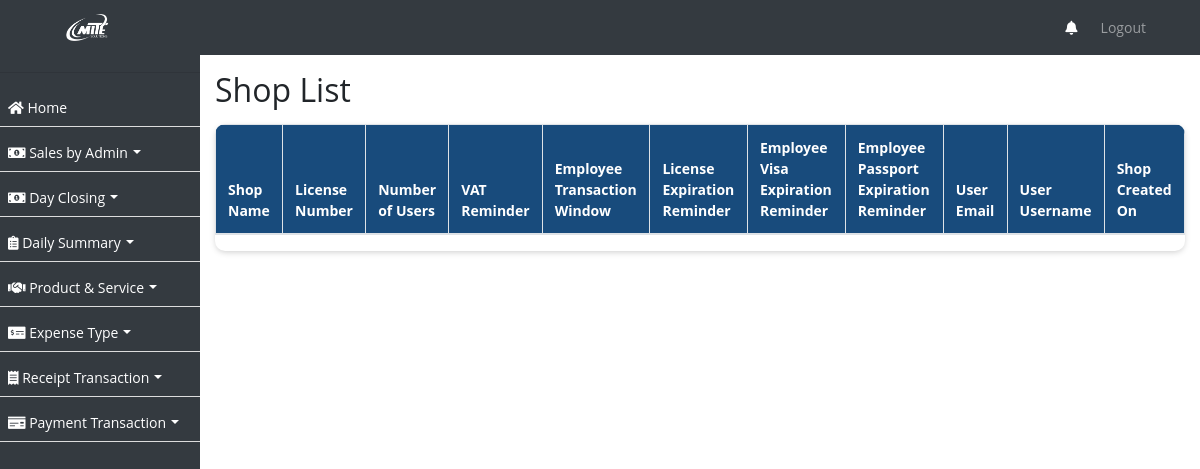
The page /shop/ on the database as committed earlier.
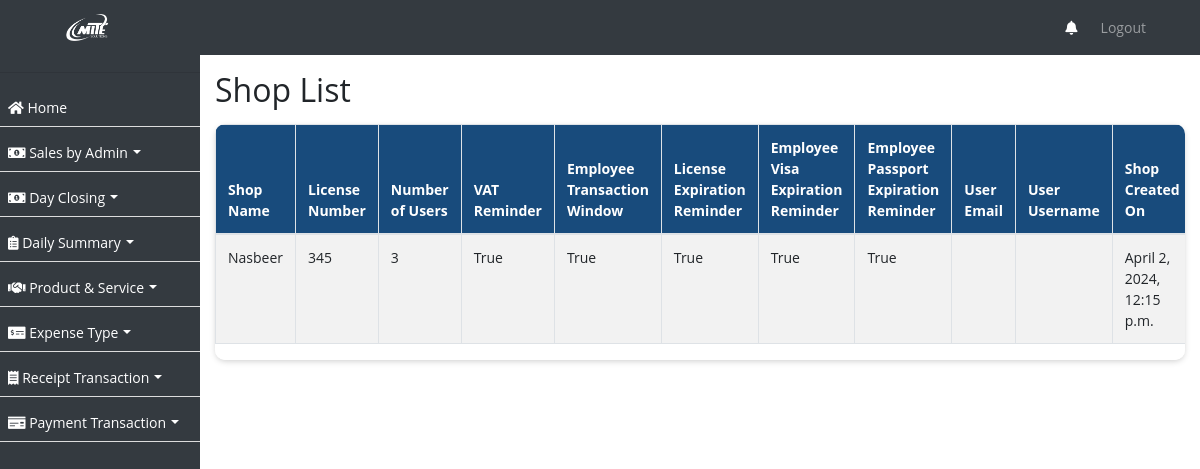
The same page on the database as committed later.
### ezshopapp/models.py (models this page shows, shortened)
class Shop(models.Model):
    name = models.CharField(max_length=255, verbose_name='Shop Name')
    license_number = models.CharField(max_length=50, unique=True)
    num_users = models.PositiveIntegerField(verbose_name='Number of Users')
    vat_remainder = models.BooleanField(default=True, verbose_name='VAT Reminder')
    employee_transaction_window = models.BooleanField(default=True)
    license_expiration_reminder = models.BooleanField(default=True, verbose_name='License Expiration Reminder')
    employee_visa_expiration_reminder = models.BooleanField(default=True, verbose_name='Employee Visa Expiration Reminder')
    employee_passport_expiration_reminder = models.BooleanField(default=True, verbose_name='Employee Passport Expiration Reminder')
    admin_email = models.EmailField(max_length=100, default='')
    created_on = models.DateTimeField(auto_now_add=True, null=True)

### ezshopapp/views.py (the view)
# urls.py: path('shop/', ShopListView.as_view(), name='shop_list'),
class ShopListView(ListView):
    model = Shop
    template_name = 'shop_list.html'
    context_object_name = 'shops'
    def get_queryset(self):
        return Shop.objects.all().order_by('-name')

### ezshopapp/templates/shop_list.html (shortened to what this page needs)
{% extends 'base.html' %}
{% block content %}
  <h2>Shop List</h2>
  <div class="card table-responsive">
    <table id="shopTable" class="table table-bordered table-striped">
      <thead>
        <tr>
          <th>Shop Name</th>
          <th>License Number</th>
          <th>Number of Users</th>
          <th>VAT Reminder</th>
          <th>Employee Transaction Window</th>
          <th>License Expiration Reminder</th>
          <th>Employee Visa Expiration Reminder</th>
          <th>Employee Passport Expiration Reminder</th>
          <th>User Email</th>
          <th>User Username</th>
          <th>Shop Created On</th>
        </tr>
      </thead>
      <tbody>
        {% for shop in object_list %}
          <tr>
            <td>{{ shop.name }}</td>
            <td>{{ shop.license_number }}</td>
            <td>{{ shop.num_users }}</td>
            <td>{{ shop.vat_remainder }}</td>
            <td>{{ shop.employee_transaction_window }}</td>
            <td>{{ shop.license_expiration_reminder }}</td>
            <td>{{ shop.employee_visa_expiration_reminder }}</td>
            <td>{{ shop.employee_passport_expiration_reminder }}</td>
                <td>{{ shop.email }}</td>
                <td>{{ shop.username }}</td>
            <td>{{ shop.created_on }}</td>
          </tr>
        {% endfor %}
      </tbody>
    </table>
  </div>
{% endblock %}

### ezshopapp/templates/base.html (shortened to what this page needs)
{% load static %}
<!DOCTYPE html>
<html lang="en">
<head>
    <link rel="stylesheet" href="https://stackpath.bootstrapcdn.com/bootstrap/4.3.1/css/bootstrap.min.css">
    <link href="https://templates.hibootstrap.com/farol/assets/css/style.css" rel="stylesheet">
    <link rel="stylesheet" href="https://use.fontawesome.com/releases/v5.8.2/css/all.css">
    <link rel="stylesheet" type="text/css" href="https://cdn.jsdelivr.net/npm/daterangepicker/daterangepicker.css" />
<link rel="stylesheet" href="https://cdn.datatables.net/2.0.2/css/dataTables.bootstrap5.css">
<link rel="stylesheet" href="https://cdn.datatables.net/responsive/3.0.0/css/responsive.bootstrap5.css">
<link rel="stylesheet" type="text/css" href="https://cdn.datatables.net/buttons/2.2.2/css/buttons.bootstrap5.min.css">
</head>
<body>
<nav class="navbar navbar-expand-lg navbar-dark bg-dark fixed-top">
    <a class="navbar-brand text-left" href="/home/">
         <img src="{% static 'assets/logo.png' %}" style="filter: brightness(0) invert(1);" class="logo" width="5%">
    </a>
    <div class="collapse navbar-collapse" id="navbarNav">
        {% include 'sidebar_mobile.html' %}
    </div>
</nav>
<div id="sidebar">
    <hr/>
    {% include 'sidebar.html' %}
</div>
<div id="content">
    {% block content %}{% endblock %}
</div>
</body>
</html>

### ezshopapp/templates/sidebar_mobile.html (shortened to what this page needs)
<ul class="navbar-nav ml-auto pl-3" style="max-height: 400px; overflow-y: scroll;">
<li class="nav-item" style="margin-top: 8px !important;"><a href="/notifications/"><i class="fas fa-bell"></i><span class="d-md-none"> Notifications</span></a></li>
    <li class="nav-item">
        <a class="nav-link" href="{% url 'logout' %}">Logout</a>
    </li>
</ul>

### ezshopapp/templates/sidebar.html (shortened to what this page needs)
 <ul id="font-c" style="max-height: 400px; overflow-y: scroll;">
        <li><a href="/home/"><i class="fas fa-home"></i> Home</a></li>
        <li class="dropdown">
            <a href="#" class="dropdown-toggle" id="saleDropdown" role="button" data-toggle="dropdown" aria-haspopup="true" aria-expanded="false"><i class="fas fa-money-bill-alt"></i> Sales by Admin</a>
        </li>
        <li class="dropdown">
            <a href="#" class="dropdown-toggle" id="saleDropdown" role="button" data-toggle="dropdown" aria-haspopup="true" aria-expanded="false"><i class="fas fa-money-bill-alt"></i> Day Closing</a>
        </li>
        <li class="dropdown">
            <a href="#" class="dropdown-toggle" id="dailySummaryDropdown" role="button" data-toggle="dropdown" aria-haspopup="true" aria-expanded="false"><i class="fas fa-clipboard-list"></i> Daily Summary</a>
        </li>
        <li class="dropdown">
            <a href="#" class="dropdown-toggle" id="serviceDropdown" role="button" data-toggle="dropdown" aria-haspopup="true" aria-expanded="false"><i class="fas fa-handshake"></i> Product &amp; Service</a>
        </li>
        <li class="dropdown">
            <a href="#" class="dropdown-toggle" id="expenseTypeDropdown" role="button" data-toggle="dropdown" aria-haspopup="true" aria-expanded="false"><i class="fas fa-money-check-alt"></i> Expense Type</a>
        </li>
        <li class="dropdown">
            <a href="#" class="dropdown-toggle" id="receiptTransactionDropdown" role="button" data-toggle="dropdown" aria-haspopup="true" aria-expanded="false"><i class="fas fa-receipt"></i> Receipt Transaction</a>
        </li>
        <li class="dropdown">
            <a href="#" class="dropdown-toggle" id="paymentTransactionDropdown" role="button" data-toggle="dropdown" aria-haspopup="true" aria-expanded="false"><i class="fas fa-money-check"></i> Payment Transaction</a>
        </li>
    </ul>

### ezshopapp/templates/base.html (style rules this page uses)
body, p, h1, h2, h3, h4, h5, h6, a, li, label, input, div, span, small { font-family: "Open Sans", sans-serif !important; }
body, p, a, li, li>a { font-size:14px !important; }
#font-c>li>a { font-size:14px !important; }
body { padding-top: 56px; background-color: #ffffff !important; }
table thead { border-radius: 5px !important; }
table thead th { vertical-align: bottom; border-bottom: 2px solid #dee2e6; background-color: #184b7c !important; color: #fff !important; }
tbody { border-bottom: 0px !important; }
#sidebar { height: 100%; width: 200px; position: fixed; top: 0; left: 0; background-color: #343a40; padding-top: 56px; }
table { border:1px !important; }
#content { margin-left: 200px; padding: 15px; }
#sidebar ul { list-style: none; padding: 0; }
#sidebar ul li { padding: 8px; border-bottom: 1px solid #ddd; }
#sidebar ul li a { text-decoration: none; color: #fff; }
.navbar-brand { margin-left: 4%; }
div>.table-responsive, table, table>thead { border-radius: 10px !important; }
.card { border:0px !important; margin-top:15px; margin-bottom:15px; box-shadow: 0px 2px 6px -1px #ccc; }
a { text-decoration: none !important; }
.bg-dark { background-color: #343a40 !important; }
.dropdown-toggle::after { display: inline-block; margin-left: 0.355em; margin-top: 1.1em; vertical-align: 0.255em; content: ""; border-top: 0.3em solid; border-right: 0.3em solid transparent; border-bottom: 0; border-left: 0.3em solid transparent; }
.logo { filter: brightness(0) invert(1); margin:0px; }
.navbar-nav.ml-auto { margin-right: 15px; }
.navbar-nav.ml-auto a { color: #fff; margin-right: 15px; }

Rows that differ between the two databases and show on the page:
added Shop: name "Nasbeer", license_number "345", num_users "3", vat_remainder "True", employee_transaction_window "True", license_expiration_reminder "True", employee_visa_expiration_reminder "True", employee_passport_expiration_reminder "True", created_on "April 2, 2024, 12:15 p.m."
